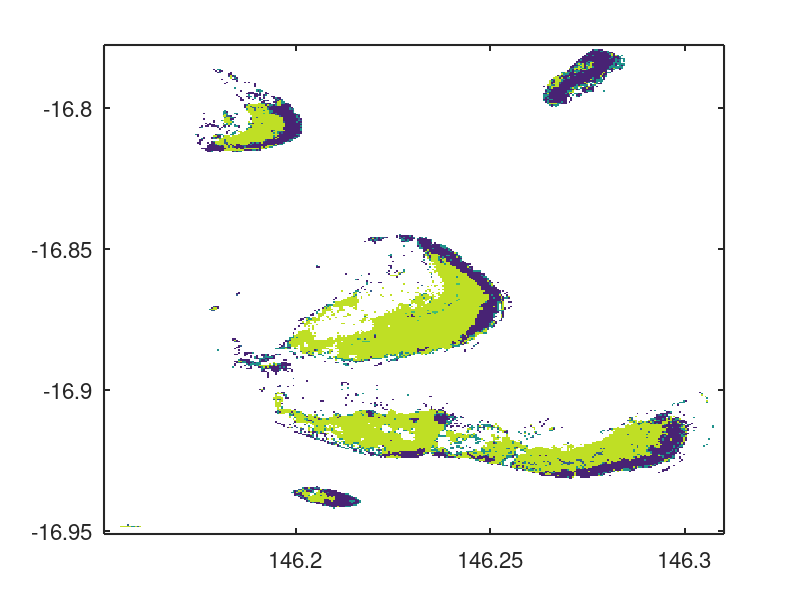

MATLAB code to generate this figure: (Note: this script raises an error after producing the figure.)
function plotBenthicLayers
close all

load('benthicMasks.mat')

Rock(Rock==0)=NaN;
Rubble(Rubble==0)=NaN;
Sand(Sand==0)=NaN;
CoralAlgae(CoralAlgae==0)=NaN;
Microalgal(Microalgal==0)=NaN;


scrsz = get(0,'ScreenSize');
figure('Position',[scrsz(3)/8 0 3*scrsz(3)/4 scrsz(4)],'Color','w')


h = pcolor(lon,lat,Rock');
set(h,'LineStyle','none')

hold on

set(gca,'FontSize',16,'LineWidth',1.5)


h = pcolor(lon,lat,Rubble'*2);
set(h,'LineStyle','none')

h = pcolor(lon,lat,CoralAlgae'*3);
set(h,'LineStyle','none')

h = pcolor(lon,lat,Microalgal'*4);
set(h,'LineStyle','none')

h = pcolor(lon,lat,Sand'*5);
set(h,'LineStyle','none')

caxis([0.5 5.5])
%colormap(parula(5))
colormap(buildColormap('categories5'))
h = colorbar;
set(h,'Ticks',1:1:5,'TickLabels',{'Rock','Rubble','Coral/Algae','Microalgal mats','Sand'},...
    'TickLength',0,'FontSize',16);

xlabel('Longitude')
ylabel('Latitude')

set(gca,'Position',[0.08 0.08 0.77 0.88])
set(h,'Position',[0.86 0.08 0.02 0.88])

figsave = figure(1);
saveas(figsave,'benthicLayersMooreReef.png')
